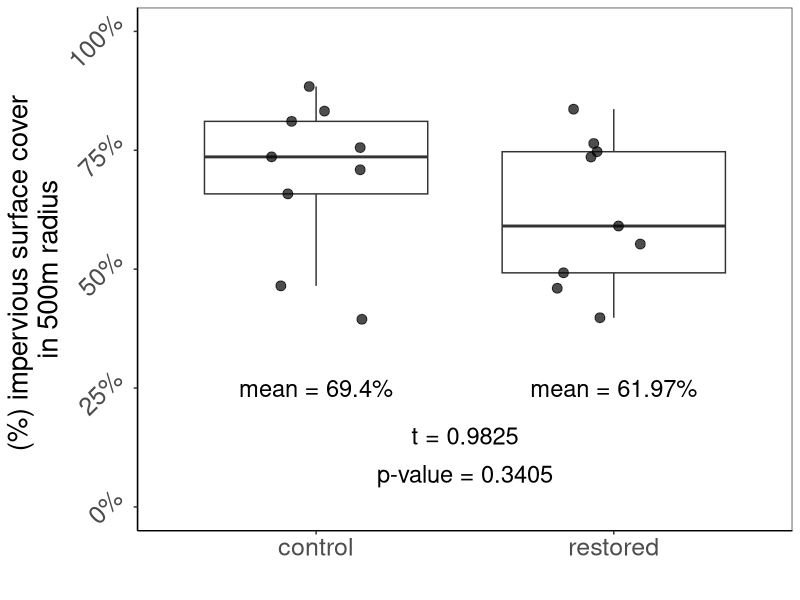
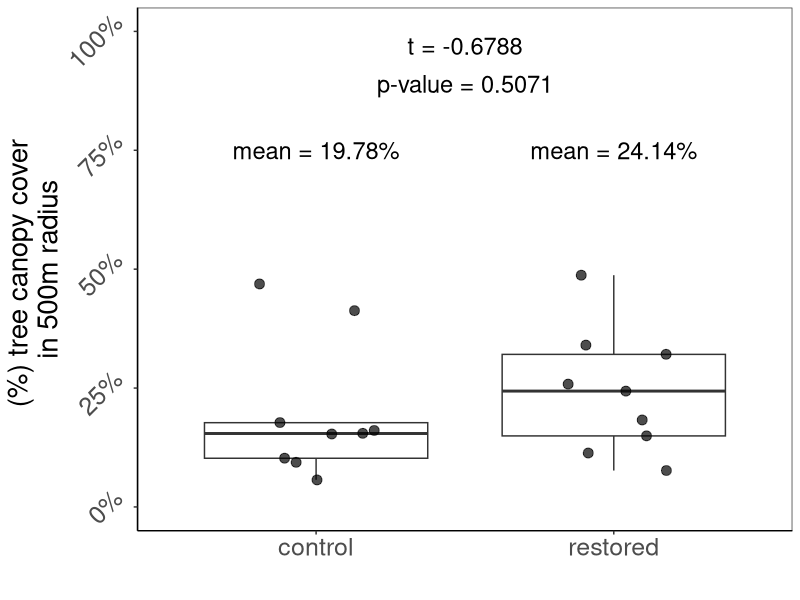
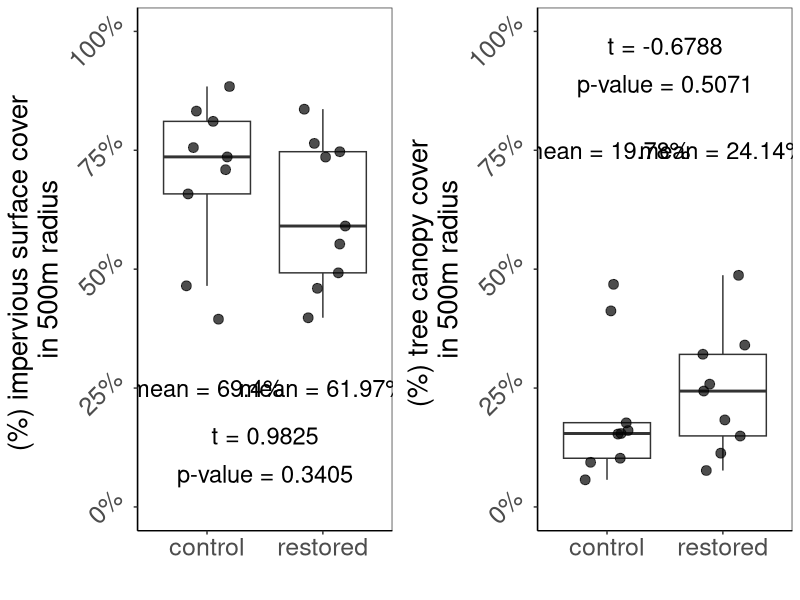

Reproduce these figures in R, in order.
# these are the imp surface cover and canopy cover in all census blocks
# within 500m radius of the site. The data include both 2014 and 2020 but
# we will use 2020.

library(tidyverse)
library(gridExtra)

df <- read.csv("./data/land_cover_by_site.csv")

df1 <- df %>%
  group_by(site) %>%
  mutate(mean_imp = mean(Imp2020_pe),
         mean_canopy = mean(CC2020_per)) %>%
  slice(1) %>%
  select(site, latitude, longitude, category, 
         mean_herb_scaled, mean_woody_scaled, mean_herb, mean_woody,
         mean_imp, mean_canopy) %>%
  ungroup()

control <- df1 %>% filter(category == "comparison") %>% select(mean_imp, mean_canopy)
enhanced <- df1 %>% filter(category == "meadow") %>% select(mean_imp, mean_canopy)

t.test(control$mean_imp, enhanced$mean_imp)
t.test(control$mean_canopy, enhanced$mean_canopy)

df2 <- df %>%
  mutate(area_imp = Imp2020_pe * 0.01 * area,
         area_canopy = CC2020_per * 0.01 * area) %>% # multiply by 0.01 to get into a decimal
  group_by(site) %>%
  mutate(total_area = sum(area),
         total_imp = sum(area_imp),
         imp_standardized = total_imp/total_area,
         total_CC = sum(area_canopy),
         canopy_standardized = total_CC/total_area) %>%
  slice(1) %>%
  select(site, latitude, longitude, category, 
         mean_herb_scaled, mean_woody_scaled, mean_herb, mean_woody,
         imp_standardized, canopy_standardized) %>%
  ungroup()
  
control <- df2 %>% filter(category == "comparison") %>% select(imp_standardized, canopy_standardized)
enhanced <- df2 %>% filter(category == "meadow") %>% select(imp_standardized, canopy_standardized)

ttest1 <- t.test(control$imp_standardized, enhanced$imp_standardized)
ttest2 <- t.test(control$canopy_standardized, enhanced$canopy_standardized)

mean_control1 <- signif(ttest1$estimate[1], digits = 4) * 100
mean_enhanced1 <- signif(ttest1$estimate[2], digits = 4) * 100
t1 <- signif(ttest1$statistic, digits = 4)
pvalue1 <- signif(ttest1$p.value, digits = 4)
sd_control1 <- sd(control$imp_standardized)
sd_enhanced1 <- sd(enhanced$imp_standardized) 
 
(p <- ggplot(data = df2, aes(x=as.factor(category), y=imp_standardized)) +
    geom_boxplot(outlier.shape = NA) +
    geom_jitter(width = 0.2, size = 3, alpha = 0.7) +
    annotate("text", x = 1, y = 0.25, size=6, label = paste0("mean = ", mean_control1, "%")) +
    annotate("text", x = 2, y = 0.25, size=6, label = paste0("mean = ", mean_enhanced1, "%")) +
    annotate("text", x = 1.5, y = 0.15, size=6, label = paste0("t = ", t1)) +
    annotate("text", x = 1.5, y = 0.07, size=6, label = paste0("p-value = ", pvalue1)) +
    scale_x_discrete(name="", breaks = c("comparison", "meadow"),
                     labels=c("control", "restored"
                     )) +
    ylab("(%) impervious surface cover \nin 500m radius") +
    scale_y_continuous(limits = c(0,1),
                       breaks = c(0, 0.25, 0.5, 0.75, 1),
                       labels = scales::percent 
    ) +
    theme_bw() +
    theme(legend.text=element_text(size=16),
          legend.position = c(0.75, 0.125),
          axis.text.x = element_text(size = 18),
          axis.text.y = element_text(size = 18, angle=45, vjust=-0.5),
          axis.title.x = element_text(size=20),
          axis.title.y = element_text(size = 20),
          panel.grid.major = element_blank(), panel.grid.minor = element_blank(),
          panel.background = element_blank(), axis.line = element_line(colour = "black"))
)  

mean_control2 <- signif(ttest2$estimate[1], digits = 4) * 100
mean_enhanced2 <- signif(ttest2$estimate[2], digits = 4) * 100
t2 <- signif(ttest2$statistic, digits = 4)
pvalue2 <- signif(ttest2$p.value, digits = 4)
sd_control2 <- sd(control$canopy_standardized)
sd_enhanced2 <- sd(enhanced$canopy_standardized) 

(q <- ggplot(data = df2, aes(x=as.factor(category), y=canopy_standardized)) +
    geom_boxplot(outlier.shape = NA) +
    geom_jitter(width = 0.2, size = 3, alpha = 0.7) +
    annotate("text", x = 1, y = 0.75, size=6, label = paste0("mean = ", mean_control2, "%")) +
    annotate("text", x = 2, y = 0.75, size=6, label = paste0("mean = ", mean_enhanced2, "%")) +
    annotate("text", x = 1.5, y = 0.97, size=6, label = paste0("t = ", t2)) +
    annotate("text", x = 1.5, y = 0.89, size=6, label = paste0("p-value = ", pvalue2)) +
    scale_x_discrete(name="", breaks = c("comparison", "meadow"),
                     labels=c("control", "restored"
                     )) +
    ylab("(%) tree canopy cover \nin 500m radius") +
    scale_y_continuous(limits = c(0,1),
                       breaks = c(0, 0.25, 0.5, 0.75, 1),
                       labels = scales::percent 
    ) +
    theme_bw() +
    theme(legend.text=element_text(size=16),
          legend.position = c(0.75, 0.125),
          axis.text.x = element_text(size = 18),
          axis.text.y = element_text(size = 18, angle=45, vjust=-0.5),
          axis.title.x = element_text(size=20),
          axis.title.y = element_text(size = 20),
          panel.grid.major = element_blank(), panel.grid.minor = element_blank(),
          panel.background = element_blank(), axis.line = element_line(colour = "black"))
)  

grid.arrange(p, q, ncol=2)

write.csv(df2, "./data/land_cover_by_site_reduced.csv")
